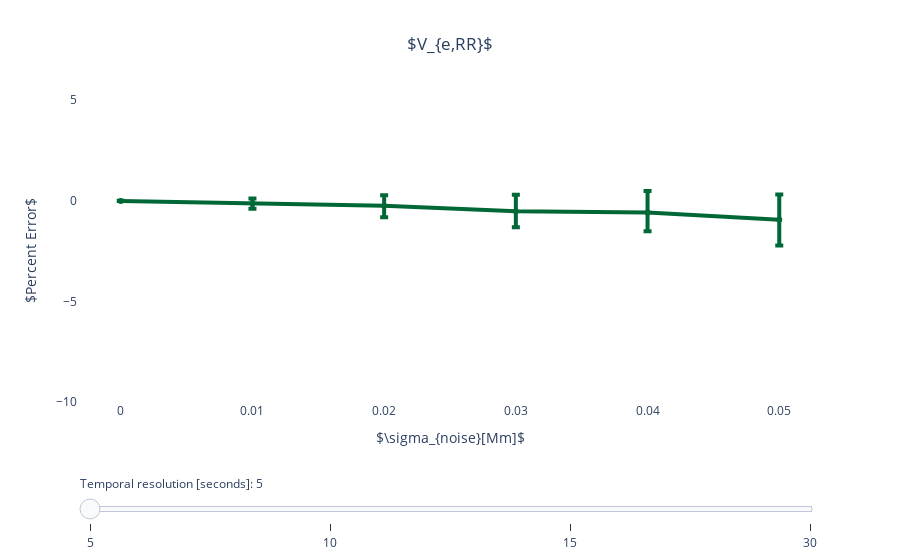

Here is the notebook cell this chart was saved with:
### Markdown cell above
## Figure 3 - third subfigure

### Code cell
# THIS CAN PROBABLY BE LEFT OUT BUT IT ONLY WORKS HALF OF THE TIME IF I LEAVE IT OUT SO IT'S HERE FOR NOW

file = loadmat('fig2andfig3vars.mat')

listSigmaC = np.squeeze(np.asarray((np.reshape(file['listSigmaC'], 6))))

curErr2 = file['curErr2']
errQt2 = file['errQt2']
errMd2 = file['errMd2']

fig = go.Figure()

legend_values = cycle([5, 10, 15, 30])

line_colours = cycle(['#006837','#31A354','#78C679','#C2E699'])

for i in range(0,4):
    finalErrMd2=np.squeeze(np.asarray((np.reshape(errMd2[i,:], 6))))
    
    finalErrorDiff2=np.squeeze(np.asarray((np.reshape(abs(errQt2[i,:,0]-errMd2[i,:]), 6))))
    finalErrorDiffMinus2=np.squeeze(np.asarray((np.reshape(abs(errQt2[i,:,1]-errMd2[i,:]), 6))))
    fig.add_trace(go.Scatter(
        name=next(legend_values),
        visible=False,
        x=listSigmaC,
        y=finalErrMd2,
        error_y=dict(
            type='data', # value of error bar given in data coordinates
            array=finalErrorDiff2,
            arrayminus=finalErrorDiffMinus2,
            symmetric=False,
            visible=True,
            thickness=4),
        line_color=next(line_colours),
        line_width=4, showlegend=False      
    ))



    
# Default value on the slider    
fig.data[0].visible = True


# Create and add slider
legend_values = [5, 10, 15, 30]
steps = []
for i in range(len(fig.data)):
    step = dict(
        method="update",
        args=[{"visible": [False] * len(fig.data)}],
        value=legend_values[i],
        label=legend_values[i]        
    )
    step["args"][0]["visible"][i] = True  # Toggle i'th trace to "visible"
    steps.append(step)

sliders = [dict(
    active=4,
    currentvalue={"prefix": "Temporal resolution [seconds]: "},
    pad={"t": 70}, #upper padding 
    steps=steps
)]


fig.update_xaxes(title_text=r'$\sigma_{noise}[Mm]$')
fig.update_layout(title=dict(text=r'$V_{e,RR}$',
                             x=0.5,
                             xanchor='center'),
                  yaxis=dict(title=r'$Percent Error$',
                             showline=True,
                             range=[-10,5],
                             tickvals=[-10,-5,0,5],
                             ), 
                  plot_bgcolor='#ffffff',
                  legend=dict(yanchor='bottom', y=0.20, xanchor='right', x=0.30),
                  sliders=sliders
)


fig.show()

### Figure 1 — Plotly figure (JSON) as saved in the notebook; plotly's stock layout.template omitted (floating-point values rounded to 4 significant figures)
{"data": [{"error_y": {"array": [0.005823, 0.2524, 0.5184, 0.8232, 1.065, 1.252], "arrayminus": [0.006934, 0.2638, 0.579, 0.7952, 0.9247, 1.281], "symmetric": false, "thickness": 4, "type": "data", "visible": true}, "line": {"color": "#006837", "width": 4}, "name": "5", "showlegend": false, "type": "scatter", "visible": true, "x": [0, 0.01, 0.02, 0.03, 0.04, 0.05], "y": [-0.01194, -0.1395, -0.2504, -0.5283, -0.59, -0.9459]}, {"error_y": {"array": [0.07539, 0.3744, 0.644, 0.9535, 1.251, 1.544], "arrayminus": [0.06383, 0.2997, 0.6197, 0.855, 1.219, 1.579], "symmetric": false, "thickness": 4, "type": "data", "visible": true}, "line": {"color": "#31A354", "width": 4}, "name": "10", "showlegend": false, "type": "scatter", "visible": false, "x": [0, 0.01, 0.02, 0.03, 0.04, 0.05], "y": [-0.06763, -0.2459, -0.4736, -0.7514, -1.136, -1.761]}, {"error_y": {"array": [0.1682, 0.4396, 0.7395, 1.132, 1.444, 1.641], "arrayminus": [0.1562, 0.445, 0.7351, 0.9578, 1.261, 1.644], "symmetric": false, "thickness": 4, "type": "data", "visible": true}, "line": {"color": "#78C679", "width": 4}, "name": "15", "showlegend": false, "type": "scatter", "visible": false, "x": [0, 0.01, 0.02, 0.03, 0.04, 0.05], "y": [-0.1858, -0.4352, -0.6087, -0.9623, -1.524, -2.273]}, {"error_y": {"array": [0.2245, 0.6451, 1.111, 1.402, 1.755, 2.284], "arrayminus": [0.2425, 0.6523, 1.012, 1.298, 1.668, 2.051], "symmetric": false, "thickness": 4, "type": "data", "visible": true}, "line": {"color": "#C2E699", "width": 4}, "name": "30", "showlegend": false, "type": "scatter", "visible": false, "x": [0, 0.01, 0.02, 0.03, 0.04, 0.05], "y": [-0.7553, -1.223, -1.697, -2.199, -2.611, -3.434]}], "layout": {"legend": {"x": 0.3, "xanchor": "right", "y": 0.2, "yanchor": "bottom"}, "plot_bgcolor": "#ffffff", "sliders": [{"active": 4, "currentvalue": {"prefix": "Temporal resolution [seconds]: "}, "pad": {"t": 70}, "steps": [{"args": [{"visible": [true, false, false, false]}], "label": "5", "method": "update", "value": "5"}, {"args": [{"visible": [false, true, false, false]}], "label": "10", "method": "update", "value": "10"}, {"args": [{"visible": [false, false, true, false]}], "label": "15", "method": "update", "value": "15"}, {"args": [{"visible": [false, false, false, true]}], "label": "30", "method": "update", "value": "30"}]}], "title": {"text": "$V_{e,RR}$", "x": 0.5, "xanchor": "center"}, "xaxis": {"title": {"text": "$\\sigma_{noise}[Mm]$"}}, "yaxis": {"range": [-10, 5], "showline": true, "tickvals": [-10, -5, 0, 5], "title": {"text": "$Percent Error$"}}}}
